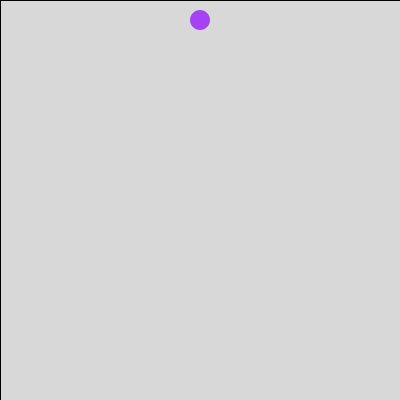
Frame 1 (no input)
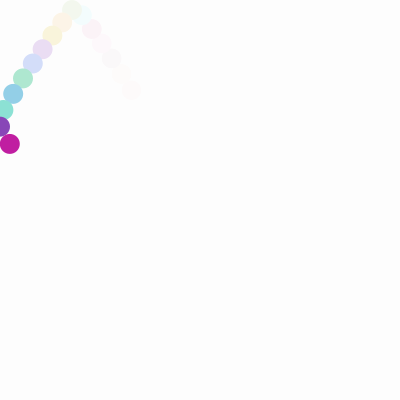
Frame 60 (the mouse pressed at the canvas centre just before this capture)
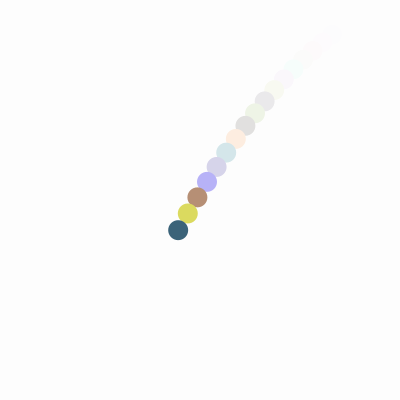
Frame 120 (the mouse held since frame 60 and released just before this capture)

The Processing sketch that drew these frames (run headless with seeded random() and noise(); from frame 60 on, the mouse is pressed at the canvas centre):

// Processing sketch: processing_71805
// ── processing_71805.pde

/*
/ Norm Krumpe
 / September 23, 2012
 / An object that bounces around the screen.  There are 
 / a couple reasons I made this.
 / 1. To play around with objects that bounce around the
 /    screen.
 / 2. To be extra careful about documenting my code and
 /    factoring my code into methods (functions) that
 /    make it easy to adjust.
 / 3. PLEASE play around with this.  
 */

// The location, size, and speed of the ball
float speedX, speedY;
float objectX, objectY, objectWidth, objectHeight;

// acceleration...modify this to affect
// how the ySpeed changes.  Closer to zero
// reduces the effects of gravity.  For example,
// 0.1 makes it seem more like how things might move
// on the moon.
float GRAVITY = 0.6;

// damping effect...modify this to affect
// the bounciness of the object.  Closer to zero
// loses bounciness.  Closer to 1 makes it more
// like a superball.
float DAMPING = 1.2;

// friction effect...modify this to affect
// the left-right motion when the object hits the floor.
// Closer to 1 makes the floor "slick", and closer to
// 0 makes the floor rougher, like sandpaper.
float FRICTION = .99;

// Set the screen size, the object's initial size,
// location, and speed.
void setup() {
  size(400, 400);

  objectX = width/2;
  objectY = objectWidth+20;

  objectWidth = 20;
  objectHeight = objectWidth;

  speedX = 10;
  speedY = 3;
}

// The main driver for the motion
void draw() {


  // The second number in the fill affects
  // the transparency.  Adjust it to increase
  // or decrease the "tail" left behind the moving
  // object.
  fill(255, 60);
  rect(0, 0, width, height);
  drawObject();
  adjustForGravity();
  updateObjectLocation();
  checkForCollision();
}

// This draws the object that is bouncing.  Right
// now the object is a rectangle.  But it shouldn't
// be too hard to change this to some other object.
void drawObject() {
  updateColor();
  ellipse(objectX, objectY, objectWidth, objectWidth);
}

// Adjusts the location of the object based on its
// current location and its speed
void updateObjectLocation() {
  objectX = objectX + speedX;
  objectY = objectY + speedY;
}

// Adjusts the object's y speed based on its
// current speed and the force of gravity
void adjustForGravity() {
  speedY = speedY + GRAVITY;
}

// Make adjustments whenever the object hits
// the wall or a floor.  Any of these should
// reverse the direction of the object (hitting
// the two walls, for example, reverses speedX).
// Hitting the floor will call friction and 
// damping into play.  Should hitting a wall
// be affected by friction?  What about hitting
// the ceiling?
void checkForCollision() {

  // Check for right-wall collision
  // This (perhaps poorly) assumes that
  // the object's position (objectX, objectY)
  // is based on that position being in the
  // upper-left corner of that object.
  // If (objectX, objectY) were in the center
  // of the object, then this code would need
  // to be adjusted appropriately.
  if (objectX > width - objectWidth) {
    objectX = width - objectWidth;
    speedX = -1 * speedX;
  }
  // Check for left-wall collision
  else if (objectX < 0) {
    objectX = 0;
    speedX = -1 * speedX;
  }

  // Check for floor collision:
  if (objectY > height - objectWidth) {
    objectY = height - objectWidth;
    speedY = -1 * speedY;
    speedY = DAMPING * speedY;
    speedX = FRICTION * speedX;
  }
  if (objectY < objectWidth/2.0) {
    objectY = objectWidth/2.0;
    speedY = -speedY;
    DAMPING = .9;
    speedY = DAMPING * speedY;
    speedX = FRICTION * speedX;
  }
}

void updateColor() {
fill(random(256),random(256),random(256));
noStroke();
}
